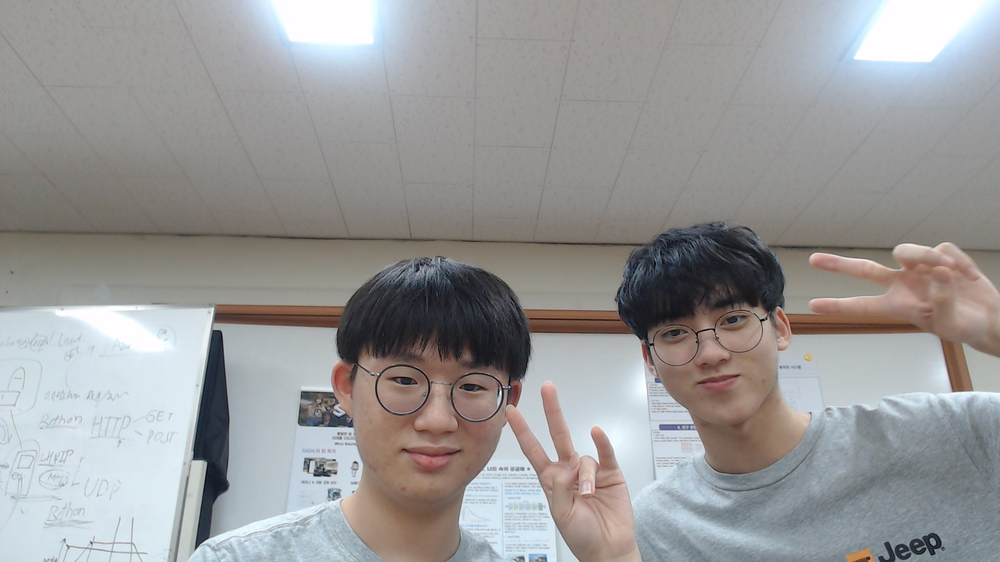
#> input picture test2.png, 1000 x 562 px, shrunk from 1920 x 1080 before the run
$ python test.py
#> lines starting #> are read from the running program, lines starting #| are printed output that depends on the picture
import cv2

img = cv2.imread("./test2.png")
#> img is the input picture: shape (562, 1000, 3); mean B, G, R 152.5, 152.5, 153.2
h = len(img)
#> h = 562
w = len(img[0])
#> w = 1000

if w*2/3 > h:
    h_f = h - h%6
#> h_f = 558
    w_f = int(h_f*3/2)
#> w_f = 837
    img = img[:h_f, ((w-w_f)//2):((w-w_f)//2+w_f)]
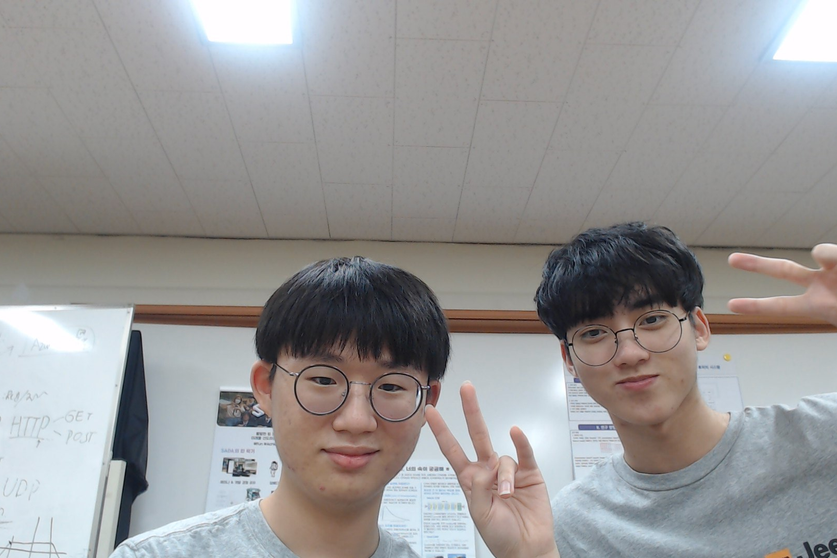
#> img: shape (558, 837, 3); mean B, G, R 149.9, 150, 151.4

else:
    w_f = w - w%6
    h_f = int(w_f*2/3)
    img = img[((h-h_f)//2):((h-h_f)//2+h_f), :w_f]
print(img.shape)
#| (558, 837, 3)

cv2.imshow("arst", img)
if cv2.waitKey(0):
#> (key Esc is pressed here)
    quit()
#> (the program exits here)
